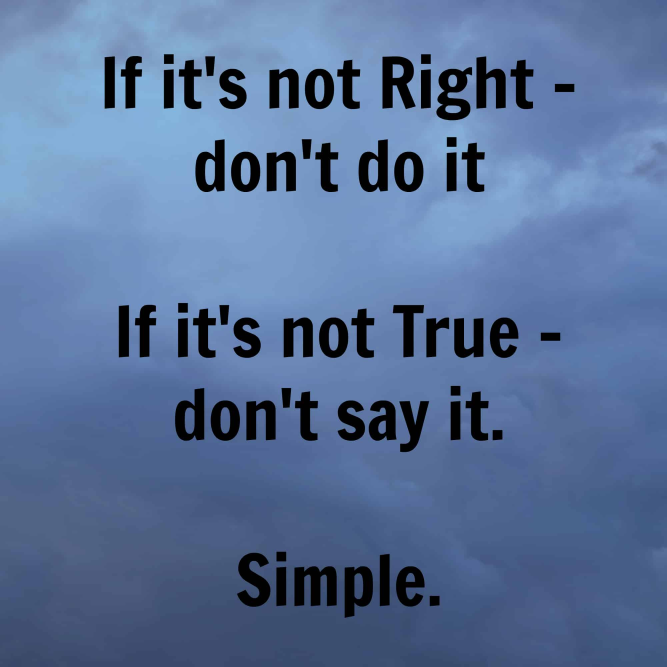
#> input picture image1.jpg, 2000 x 2000 px (shown at 1/3 size)
$ python vision.py
#> lines starting #> are read from the running program, lines starting #| are printed output that depends on the picture
import pytesseract
import cv2

# Here the image get read
img = cv2.imread('image1.jpg')
#> img is the input picture: shape (2000, 2000, 3); mean B, G, R 153.7, 113.7, 89.3
img = cv2.resize(img, (600,360))
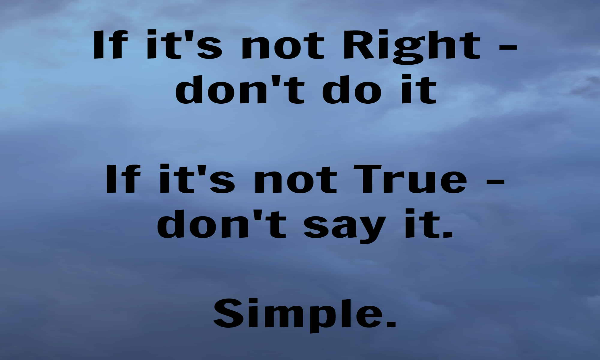
#> img: shape (360, 600, 3); mean B, G, R 153.7, 113.6, 89.3

#Here the image content will convert into string then display
#> (the run stopped early here; a loop or call above may not have finished)
